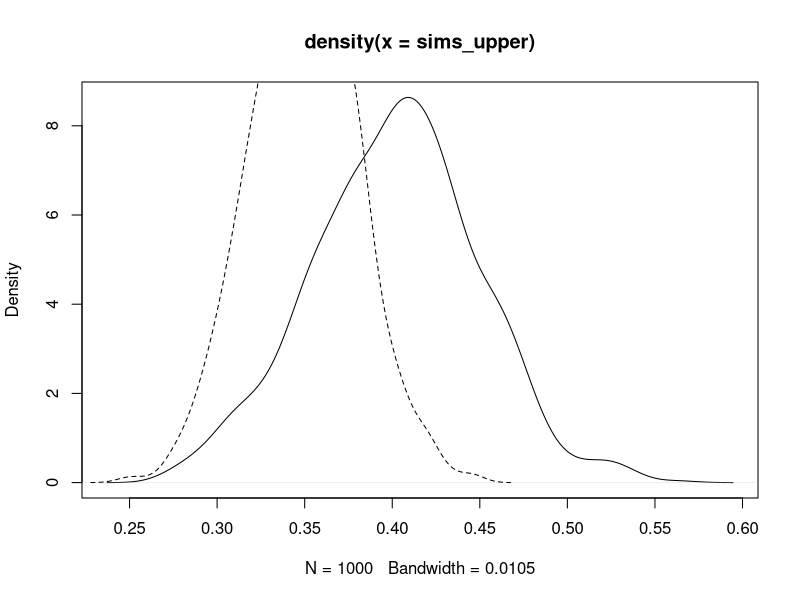
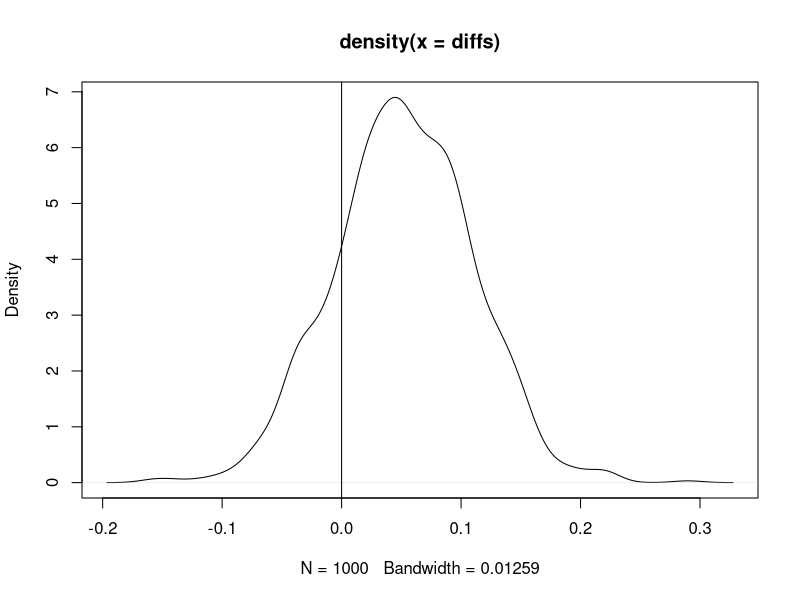
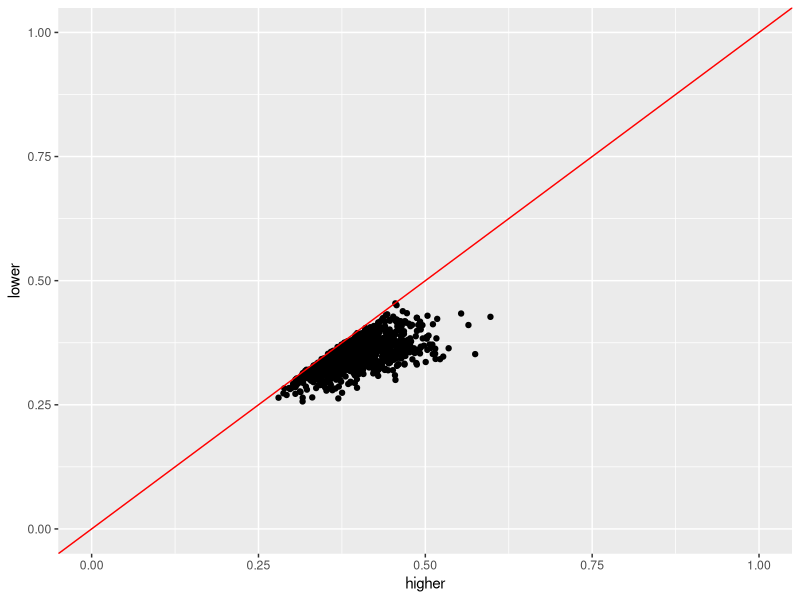
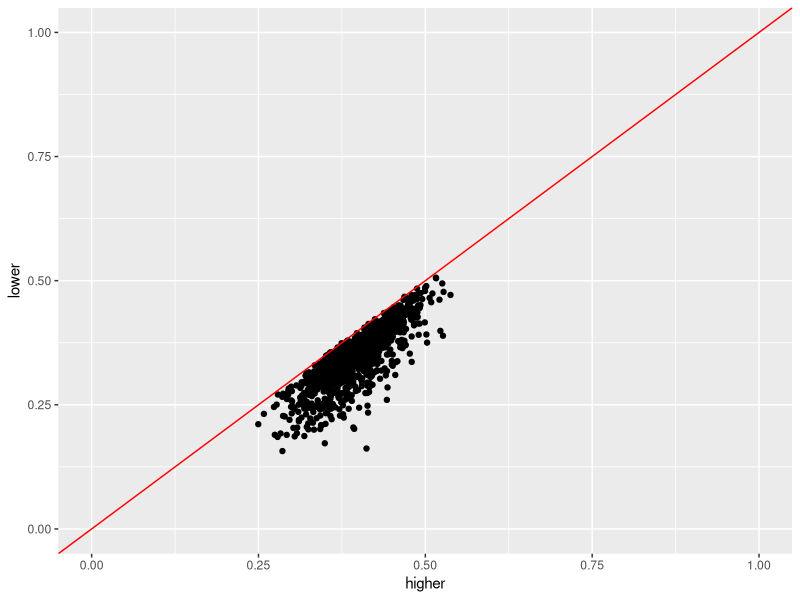

R code for these plots, in order:
## ---- chunk 1
# Upper end of the lower distribution
0.35 + 2 * 0.2/(40^0.5)
# So, higher than the centre of the Higher distribution
# Lower end of the higher distribution
0.40 - 2 * 0.15/(10^0.5)
sims_lower <- rnorm(1000, 0.35, 0.2/(40^0.5))
sims_upper <- rnorm(1000, 0.40, 0.15/(10^0.5))
plot(density(sims_upper))
lines(density(sims_lower), lty="dashed")
diffs <- sims_upper - sims_lower
plot(density(diffs))
abline(v=0)
# This shows that some of the density of differences is on the wrong side of the zero line. 
# Let's quantify this:
length(which(diffs<0))/1000
## ---- chunk 2
library(ggplot2)
# Specify data
lower_mean = 0.35
lower_var = (0.20/(40^0.5))^2

higher_mean = 0.40
higher_var = (0.15/(10^0.5))^2

n_psa=1000

# Load functions
est_beta <- function(mu, var) {
    a <- mu * ((1 - mu) * (mu / var) - 1)
    b <- a * ((1 - mu) / mu)
    return(list(a=a, b=b))
}

get_dif_param <- function(
    u1_mu, u1_sd, 
    u2_mu, u2_sd, 
    quietly=T
    ){
    mu <- u1_mu - u2_mu
    
    sigma2 <- ifelse(u1_sd > u2_sd, u1_sd^2 - u2_sd^2, u2_sd^2 - u1_sd^2)
    x <- (1 - mu) / mu
    
    a <- (x/sigma2-1-2*x-x^2)/(1+3*x+3*x^2+x^3)
    b<-a*x
    
    if(quietly==F){
        print(a/(a+b))  # check mean of delta
        print(a*b/(a+b)^2/(a+b+1))  # check variance of delta    
    }
    return(list(a=a, b=b))
}

# If upper is simulated as lower + difference
beta_lower <- est_beta(
    mu=lower_mean,
    var=lower_var
    )

beta_dif <-get_dif_param(
    u1_mu=higher_mean,
    u1_sd=higher_var^0.5,
    u2_mu=lower_mean,
    u2_sd=lower_var^0.5
    )

sims_lower <- rbeta(n_psa, beta_lower$a, beta_lower$b)
sims_dif <- rbeta(n_psa, beta_dif$a, beta_dif$b)
outputs <- data.frame(
    lower=sims_lower,
    higher=sims_lower + sims_dif
    )    

qplot(data=outputs, y=lower, x=higher) + geom_abline(slope=1, intercept=0, colour="red") + xlim(c(0,1)) + ylim(c(0,1))

# If lower is simulated as upper - difference

beta_higher <- est_beta(
    mu=higher_mean,
    var=higher_var
    )

beta_dif <-get_dif_param(
    u1_mu=higher_mean,
    u1_sd=higher_var^0.5,
    u2_mu=lower_mean,
    u2_sd=lower_var^0.5
    )

sims_higher <- rbeta(n_psa, beta_higher$a, beta_higher$b)
sims_dif <- rbeta(n_psa, beta_dif$a, beta_dif$b)
outputs <- data.frame(
    lower=sims_higher - sims_dif,
    higher=sims_higher
    )    

qplot(data=outputs, y=lower, x=higher) + geom_abline(slope=1, intercept=0, colour="red") + xlim(c(0,1)) + ylim(c(0,1))

